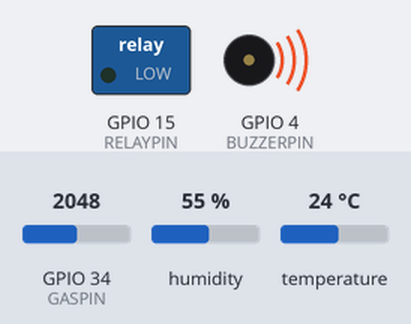
A sketch run on a simulated ESP32. Shown: switched loads named in the sketch (green lamp = pin HIGH), buzzer (waves = sounding, pin HIGH). The test bench sets the inputs (shaded band); at power-on: GPIO 34 (GASPIN) = 2048, humidity 55 %, temperature 24 °C. WiFi joins after 1.5 s; servers stay silent unless stated; web services answer with replies made up by the test bench; what the sketch prints to the serial monitor is not drawn.

Above: at 4.0 s.
4.1 s: GPIO 34 (GASPIN) set to 1552
7.6 s: GPIO 34 (GASPIN) set to 1445
At 8.6 s:
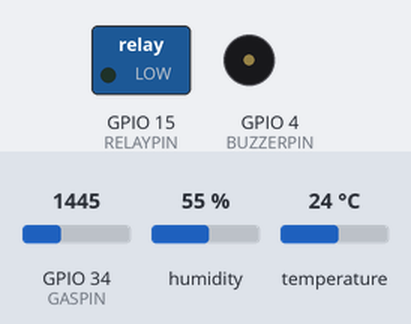
9.3 s: GPIO 34 (GASPIN) set to 1540
At 11.2 s:
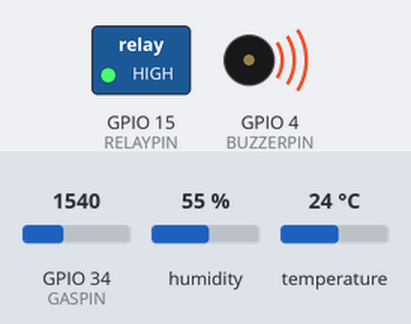
13.3 s: GPIO 34 (GASPIN) set to 1460
At 13.7 s:
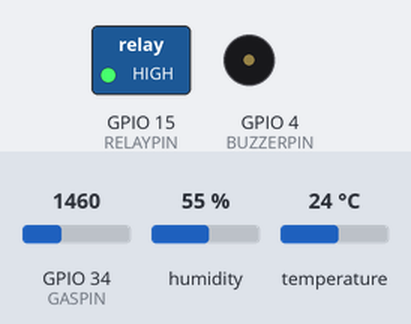
Timing chart, 0 to 16.3 s (numbered marks = the images above; inputs shaded):
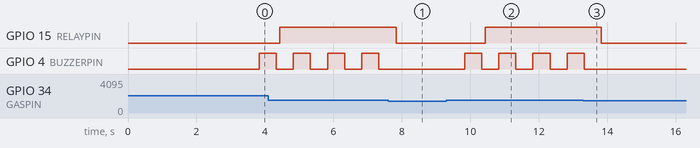

The sketch:

SMOKE_DETECTOR.ino
```cpp
#include "DHT.h"
#include <WiFiClient.h>
#include <BlynkSimpleEsp32.h>
#include <WiFi.h>
#include <HTTPClient.h>
#include <UrlEncode.h>

#define DHTPIN A4
#define DHTTYPE DHT11

#define BLYNK_PRINT Serial

#define BLYNK_TEMPLATE_ID "TMPL6TCbLCn29"
#define BLYNK_TEMPLATE_NAME "Monitoring Deteksi Kebakaran"
#define BLYNK_AUTH_TOKEN "75zgOlhZ1jBIBbcIy35f-V6nBI1g5T61"

BlynkTimer timer;

const char *ssid =  "Riyadi";
const char *pass =  "akunangis";
String url;

const int RELAYPIN = 15;
const int BUZZERPIN = 4;
int GASPIN = A6;
int RELAYSTATE;

String phoneNumber = "+6281230509131";
String apiKey = "1207394";

void sendMessage(String message)
{
  // Data to send with HTTP POST
  String url = "https://api.callmebot.com/whatsapp.php?phone=" + phoneNumber + "&apikey=" + apiKey + "&text=" + urlEncode(message);
  HTTPClient http;
  http.begin(url);

  // Send HTTP POST request
  int httpResponseCode = http.POST(url);
  if (httpResponseCode == 200){
    Serial.println("Message sent successfully");
  }
  else{
    Serial.println("Error sending the message");
    Serial.print("HTTP response code: ");
    Serial.println(httpResponseCode);
  }

  // Free resources
  http.end();
}

void myTimerEvent()
{
    DHT dht(DHTPIN,DHTTYPE);
    dht.begin();

    float h = dht.readHumidity();
    float t = dht.readTemperature();
    float f = dht.readTemperature(true);

    if (isnan(h) || isnan(t) || isnan(f)){
      return;
    }
    Serial.print(F("Humidity: "));
    Serial.print(h);
    Serial.print(F("%, Temperature: "));
    Serial.print(t);
    Serial.println(F("°C"));

    int sensorValue = analogRead(GASPIN);
    Serial.print("Gas Quality ");
    Serial.print(sensorValue);
    Serial.println(" PPM");
    if(sensorValue>=1500){
      digitalWrite(BUZZERPIN, HIGH);
      delay(500);
      digitalWrite(BUZZERPIN, LOW);
      delay(100);
    }else{
      digitalWrite(BUZZERPIN, LOW);
    }

    if(sensorValue>=1500){
      digitalWrite(RELAYPIN, HIGH);
      RELAYSTATE=1;
      sendMessage("Bahaya!!!");
    }else{
      digitalWrite(RELAYPIN, LOW);
      RELAYSTATE=0;
    }

  Blynk.virtualWrite(V0, RELAYSTATE);
  Blynk.virtualWrite(V1, sensorValue);
  Blynk.virtualWrite(V2, t);
  Blynk.virtualWrite(V3, h);
}

WiFiClient espClient;

void setup() {
    Serial.begin(115200);
    pinMode(DHTPIN, INPUT);
    pinMode(GASPIN, INPUT);
    pinMode(RELAYPIN, OUTPUT);
    pinMode(BUZZERPIN, OUTPUT);

    Serial.println("Connecting to ");
    Serial.println(ssid);
    Serial.print("Menghubungkan ke ");
    Serial.println(ssid);

    WiFi.begin(ssid, pass);

    while (WiFi.status() != WL_CONNECTED)
    {
      delay(500);
      Serial.print(".");
    }
    Serial.println("");
    Serial.println("WiFi connected");
    delay(1000);

    Blynk.begin(BLYNK_AUTH_TOKEN, ssid, pass);
    timer.setInterval(1000L, myTimerEvent);
}

void loop() {
  Blynk.run();
  timer.run();
}
```

Measured:
- the behaviour switches between 1500 and 1499 on GPIO 34 (GASPIN) (found by bisection; images 0 and 1)
- after the input at 7.6 s, GPIO 15 (RELAYPIN): HIGH → LOW after 0.23 s; GPIO 4 (BUZZERPIN): stays LOW (without the input it goes to HIGH after 0.23 s)
- after the input at 9.3 s, GPIO 15 (RELAYPIN): LOW → HIGH after 1.1 s; GPIO 4 (BUZZERPIN): alternates HIGH for 0.50 s and LOW for 0.50 s, starting after 0.53 s
- after the input at 13.3 s, GPIO 15 (RELAYPIN): HIGH → LOW after 0.53 s; GPIO 4 (BUZZERPIN): goes on until 13.3 s, then stays LOW
- by itself, GPIO 4 (BUZZERPIN): alternates HIGH for 0.50 s and LOW for 0.50 s
